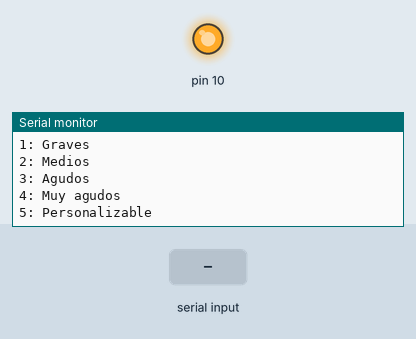
Simulated run of this sketch. Board: Arduino Uno, built with avr-gcc and run on an emulated ATmega328P. On the bench: output pins drawn as LEDs (lit = HIGH), the last lines printed to the serial monitor. Inputs (shaded band) come from the test bench. Pins used as bus, display or sensor lines are not drawn.

Above: at 1.2 s.
1.3 s: "1" received over Serial
At 1.7 s:
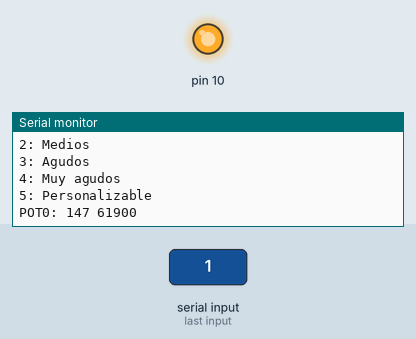
3.3 s: "5" received over Serial
At 3.8 s:
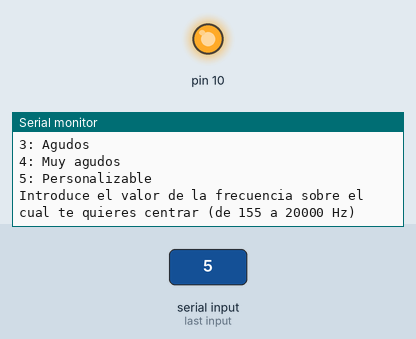

Measured:
- after the input at 1.3 s, the serial monitor: prints a new line at once (image 1)
- after the input at 3.3 s, the serial monitor: prints a new line at once (image 2)

The sketch:

Arduino.ino
```cpp
#include <SPI.h>
#include <math.h>
#define PI 3.1415926535897932384626433832795

const byte csPin           = 2;
const int  maxPositions    = 256;
const long rAB             = 107800;
const byte rWiperh         = 189;
const byte rWiperl         = 220;
const byte pot0            = 0x11;
const byte pot1            = 0x12;
const byte potBoth         = 0x13;
const byte pot0Shutdown    = 0x21;
const byte pot1Shutdown    = 0x22;
const byte potBothShutdown = 0x23;

double Clp = pow(10,-8);
double Chp = 2.2*pow(10,-8);
char modo;
float A = 1.25;
float Q = 0.5;
float m = 2;
float Rhref = 120000;
float Rlref = 100000000;
const long R1 = 120000;
float f0, Rhp, Rlp, Rph, Rpl;
int bitph, bitpl;
bool correcto = false;

void setup() {

  Serial.begin(9600);

  digitalWrite(csPin, HIGH);
  pinMode(csPin, OUTPUT);
  SPI.begin();

  Serial.println();
  Serial.println("Que rango de frecuencias quieres escuchar?");
  Serial.println("1: Graves");
  Serial.println("2: Medios");
  Serial.println("3: Agudos");
  Serial.println("4: Muy agudos");
  Serial.println("5: Personalizable");
}

void loop() {

  if (!Serial.available()) return;
  modo = Serial.read();

  correcto = false;

  switch (modo) {

    case '1':
      f0 = 155;
      correcto = true;
      break;

    case '2':
      f0 = 1125;
      correcto = true;
      break;

    case '3':
      f0 = 3000;
      correcto = true;
      break;

    case '4':
      f0 = 10000;
      correcto = true;
      break;

    case '5':
      Serial.println("Introduce el valor de la frecuencia sobre el cual te quieres centrar (de 155 a 20000 Hz)");
      while (!Serial.available());
      f0 = Serial.parseFloat();
      correcto = true;
      break;

    default:
      Serial.println("Escoge una de las opciones");
      break;
  }

  if (correcto) {

    Rhp = Q / (2 * PI * f0 * A * Clp);
    Rlp = Rhp * m * A;

    Rph = 1.0 / (1.0 / Rhp - 1.0 / Rhref);
    Rpl = Rlp;

    bitph = (int)((Rph - rWiperh) * 255.0 / rAB);
    bitpl = (int)((Rpl - rWiperl) * 255.0 / rAB);

    bitph = constrain(bitph, 0, 255);
    bitpl = constrain(bitpl, 0, 255);

    setPotWiper(pot0, bitph);
    delay(500);
    setPotWiper(pot1, bitpl);
    delay(500);
  }

  while (Serial.available()) Serial.read();

  Serial.println();
  Serial.println("Que rango de frecuencias quieres escuchar?");
  Serial.println("1: Graves");
  Serial.println("2: Medios");
  Serial.println("3: Agudos");
  Serial.println("4: Muy agudos");
  Serial.println("5: Personalizable");
}

void setPotWiper(int addr, int pos) {

  pos = constrain(pos, 0, 255);

  digitalWrite(csPin, LOW);
  SPI.transfer(addr);
  SPI.transfer(pos);
  digitalWrite(csPin, HIGH);

  long resistanceWB = ((rAB * pos) / maxPositions);

  if (addr == pot0) {
    Serial.print("POT0: ");
  } else if (addr == pot1) {
    Serial.print("POT1: ");
  }

  Serial.print(pos);
  Serial.print(" ");
  Serial.println(resistanceWB);
}
```
